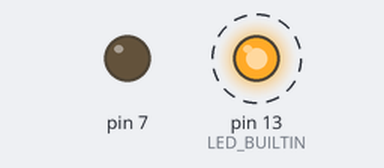
The sketch below on a simulated Arduino Uno, built with avr-gcc and run on an emulated ATmega328P. Parts: output pins drawn as LEDs (lit = HIGH). Dashed ring = blinking.

Above: at 0.2 s.
At 4.2 s:
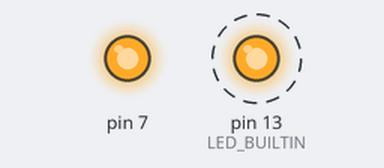
Timing chart, 0 to 6.5 s (numbered marks = the images above):
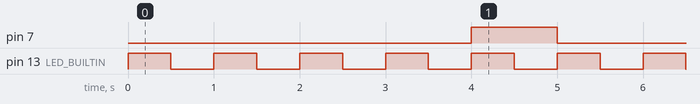

The sketch:

blink.ino
```cpp
// the setup function runs once when you press reset or power the board
void setup() {
  // initialize digital pin LED_BUILTIN as an output.
  pinMode(LED_BUILTIN, OUTPUT);
  pinMode(7, OUTPUT);
}

int waiting = 1;

// the loop function runs over and over again forever
void loop() {
  waiting++;
  digitalWrite(LED_BUILTIN, HIGH);  // turn the LED on (HIGH is the voltage level)
  delay(500);                      // wait for a second
  digitalWrite(LED_BUILTIN, LOW);   // turn the LED off by making the voltage LOW
  delay(500);                      // wait for a second

  if(waiting % 5 == 0) {
    digitalWrite(7, HIGH);
  } else {
    digitalWrite(7, LOW);
  }
}
```

Measured:
- by itself, pin 7: alternates HIGH for 1.0 s and LOW for 4.0 s
- by itself, pin 13 (LED_BUILTIN): alternates HIGH for 0.50 s and LOW for 0.50 s
- by itself, everything shown: repeats every 5.0 s, in 12 steps
